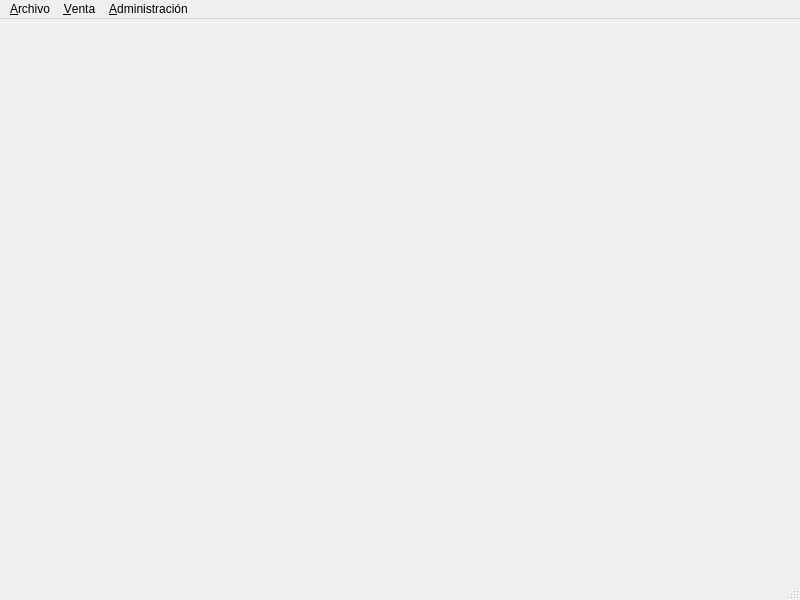
<?xml version="1.0" encoding="UTF-8"?>
<ui version="4.0">
 <class>MainWindow</class>
 <widget class="QMainWindow" name="MainWindow">
  <property name="geometry">
   <rect>
    <x>0</x>
    <y>0</y>
    <width>800</width>
    <height>600</height>
   </rect>
  </property>
  <property name="windowTitle">
   <string>CaféNostro</string>
  </property>
  <widget class="QWidget" name="centralwidget"/>
  <widget class="QMenuBar" name="menubar">
   <property name="geometry">
    <rect>
     <x>0</x>
     <y>0</y>
     <width>800</width>
     <height>21</height>
    </rect>
   </property>
   <widget class="QMenu" name="menuAdministraci_n">
    <property name="statusTip">
     <string>Sección administrativa de la aplicación</string>
    </property>
    <property name="title">
     <string>&amp;Administración</string>
    </property>
    <addaction name="actionUsuarios"/>
    <addaction name="actionProductos"/>
   </widget>
   <widget class="QMenu" name="menuVenta">
    <property name="statusTip">
     <string>Sección venta de la aplicación</string>
    </property>
    <property name="title">
     <string>&amp;Venta</string>
    </property>
    <addaction name="actionRealizar_Venta"/>
   </widget>
   <widget class="QMenu" name="menuArchivo">
    <property name="title">
     <string>&amp;Archivo</string>
    </property>
    <addaction name="actionCambiar_Usuario"/>
    <addaction name="actionSalir"/>
   </widget>
   <addaction name="menuArchivo"/>
   <addaction name="menuVenta"/>
   <addaction name="menuAdministraci_n"/>
  </widget>
  <widget class="QStatusBar" name="statusbar"/>
  <action name="actionUsuarios">
   <property name="text">
    <string>&amp;Usuarios</string>
   </property>
   <property name="statusTip">
    <string>Ingresa a la ventana de administración de usuarios</string>
   </property>
   <property name="shortcut">
    <string>Ctrl+2</string>
   </property>
  </action>
  <action name="actionProductos">
   <property name="text">
    <string>&amp;Productos</string>
   </property>
   <property name="statusTip">
    <string>Ingresa a la ventana de administración de productos</string>
   </property>
   <property name="shortcut">
    <string>Ctrl+3</string>
   </property>
   <property name="shortcutContext">
    <enum>Qt::WindowShortcut</enum>
   </property>
  </action>
  <action name="actionRealizar_Venta">
   <property name="text">
    <string>&amp;Realizar Venta</string>
   </property>
   <property name="statusTip">
    <string>Ingresa a la ventana donde se venden los productos del local</string>
   </property>
   <property name="shortcut">
    <string>Ctrl+1</string>
   </property>
  </action>
  <action name="actionSalir">
   <property name="text">
    <string>Salir</string>
   </property>
   <property name="statusTip">
    <string>Cierra la aplicación</string>
   </property>
   <property name="shortcut">
    <string>Ctrl+F4</string>
   </property>
  </action>
  <action name="actionCambiar_Usuario">
   <property name="text">
    <string>Cambiar Usuario</string>
   </property>
   <property name="statusTip">
    <string>Regresa a la ventan Login para poder cambiar el usuario</string>
   </property>
  </action>
 </widget>
 <resources/>
 <connections/>
</ui>
